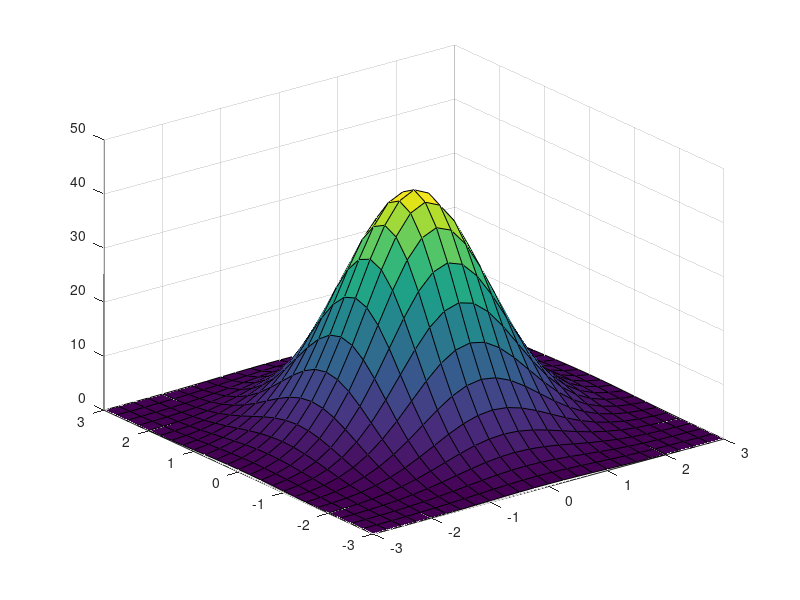

This chart was generated by the following MATLAB code: (Note: this script raises an error after producing the figure.)

%% Gaussian
s = 1;
t =-3*s:0.25:3*s;
[X,Y] = meshgrid(t);

F = (1/(2*pi*s))*exp( -(X.^2 + Y.^2)/(2*s)   );

surf(X,Y,273*F)

%% 2D Convolution

% I = [1 2 3 4; 5 6 7 8; 9 10 11 12 ; 13 14 15 16]
% 
% K = [1 0 1; 0 -1 1; -2 1 1]
% 
% O = zeros(2)

I = [ 2 1 1 0 5; 4 2 5 5 0; 3 5 7 8 0; 0 7 4 3 2; 5 2 1 1 0];

K = [1 2 0; 0 0 2; 0 2 2];

O = zeros(3);



for i = 1:3
    for j = 1:3

        
            
        % Write elemtns of matrix
            for k = 1:3
                for l = 1:3

                O(i,j) =  O(i,j) + I(i+k-1,j+l-1)*K(k,l);

                end
            end
          

    end
end

tiledlayout(1,3)
nexttile
imagesc(I)
axis square
caxis([0 10])
colormap(jet(10))
colorbar
title('Input')

nexttile
imagesc(K)
title('Kernel')
axis square
caxis([0 10])
colormap(jet(10))
colorbar

nexttile
imagesc(O)
axis square

colormap(jet(10))
colorbar
title('Output')

%% Effective mass

E = logspace(0,1,10)
Th = linspace(pi/2,pi , 10);
tiledlayout(2,3)
for i=1:5
    e = linspace(E(i),E(i+1),101);
    th = linspace(Th(i),Th(i+1),101);
    
    [X,Y] = meshgrid(e,th);

    Etm = median(e) %Median true energy
    thtm = median(th)
    se = 0.266*Etm/( Etm^(0.171) - 0.604 );
    sth = 3.65/(Etm^(1.05) + 5.00);
    
% %     rE = ( 1/(sqrt(2*pi)*se) )*exp( (-1/2)*( (e-Etm)/se ).^2 );
% %     rTH = ( 1/(sqrt(2*pi)*sth) )*exp( (-1/2)*( (th-thtm)/sth ).^2 );
    
    rE = ( 1/(sqrt(2*pi)*se) )*exp( (-1/2)*( (X-Etm)/se ).^2 );
    rTH = ( 1/(sqrt(2*pi)*sth) )*exp( (-1/2)*( (Y-thtm)/sth ).^2 );

    R = rE.*rTH;
    
    nexttile
    surf(X,Y,R)
    
    %imagesc(R)
    colorbar
%     nexttile
%     plot(e,rE);
%     hold on
%     xline(Etm,'--')
%     xline(mean(e),'-')
%     hold off

    
end
%% Resolution functions
clear;
close all;
e = linspace(1,40,100);
th = linspace(0.5,1,100);

sd = 3.65./(e.^(1.05) +5.00);

curve1_1 = 0.6 - sd/pi;
curve1_2 = 0.6 + sd/pi;

curve2_1 = 0.75 - sd/pi;
curve2_2 = 0.75 + sd/pi;

curve3_1 = 0.9 - sd/pi;
curve3_2 = 0.9 + sd/pi;

syms sde(e)

sde(e) = 0.266*e/(e^(0.171) - 0.604);

hold on
% Angular
plot(e,curve1_1,'-b');
yline (0.6,'--b');
plot(e,curve1_2,'-b');

plot(e,curve2_1,'-b');
yline (0.75,'--b');
plot(e,curve2_2,'-b');

plot(e,curve3_1,'-b');
yline (0.9,'--b');
plot(e,curve3_2,'-b');

%Energy
xline(3,'--r')
val = 3 - sde(3);
xline(10,'--r')
xline(30,'--r')

hold off


set(gca, 'XScale', 'log')
xlim([1 40])
ylim([0.5 1])
xlabel('E/GeV')
ylabel('\theta / \pi')





%plot(E,meff, "-")
%% Error functions
e = linspace(1,10,100);

ei=e(1);
eii=e(2);

em = (e(1)+e(2))/2;

syms w(E) sd(x)

sd(x) = 3.65/(x^(1.05) + 5.00); %Width of angular resolution function
%sd(x) = 0.01; %Width of angular resolution function

w(E) = (1/2)*( erf( (eii-E)/(sqrt(2)*sd(E))  ) - erf( (ei-E)/(sqrt(2)*sd(E)) )  );

%%Limits
Emin = 1;
Emax = 40;

fplot(sd(E), [Emin Emax])
set(gca, 'XScale', 'log')

